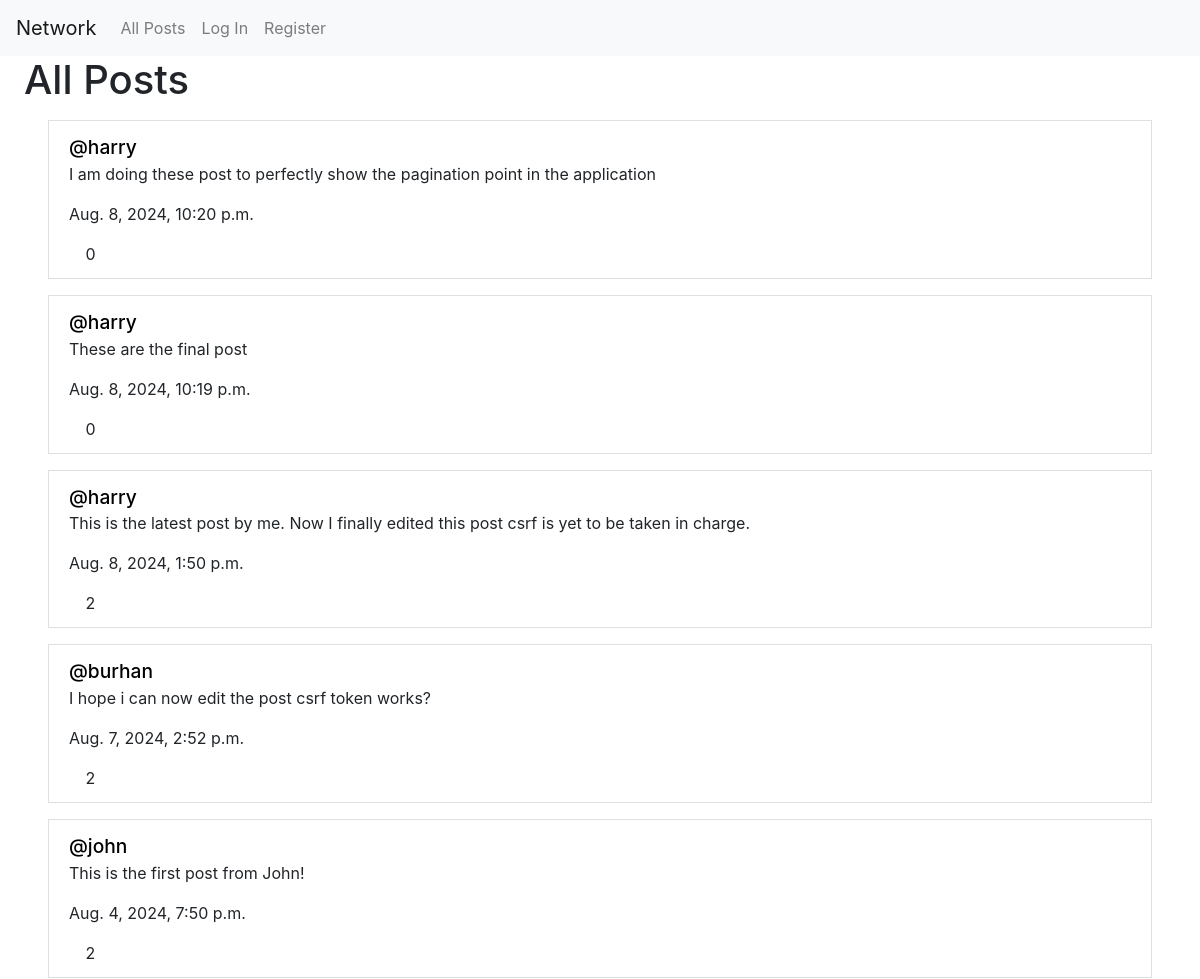
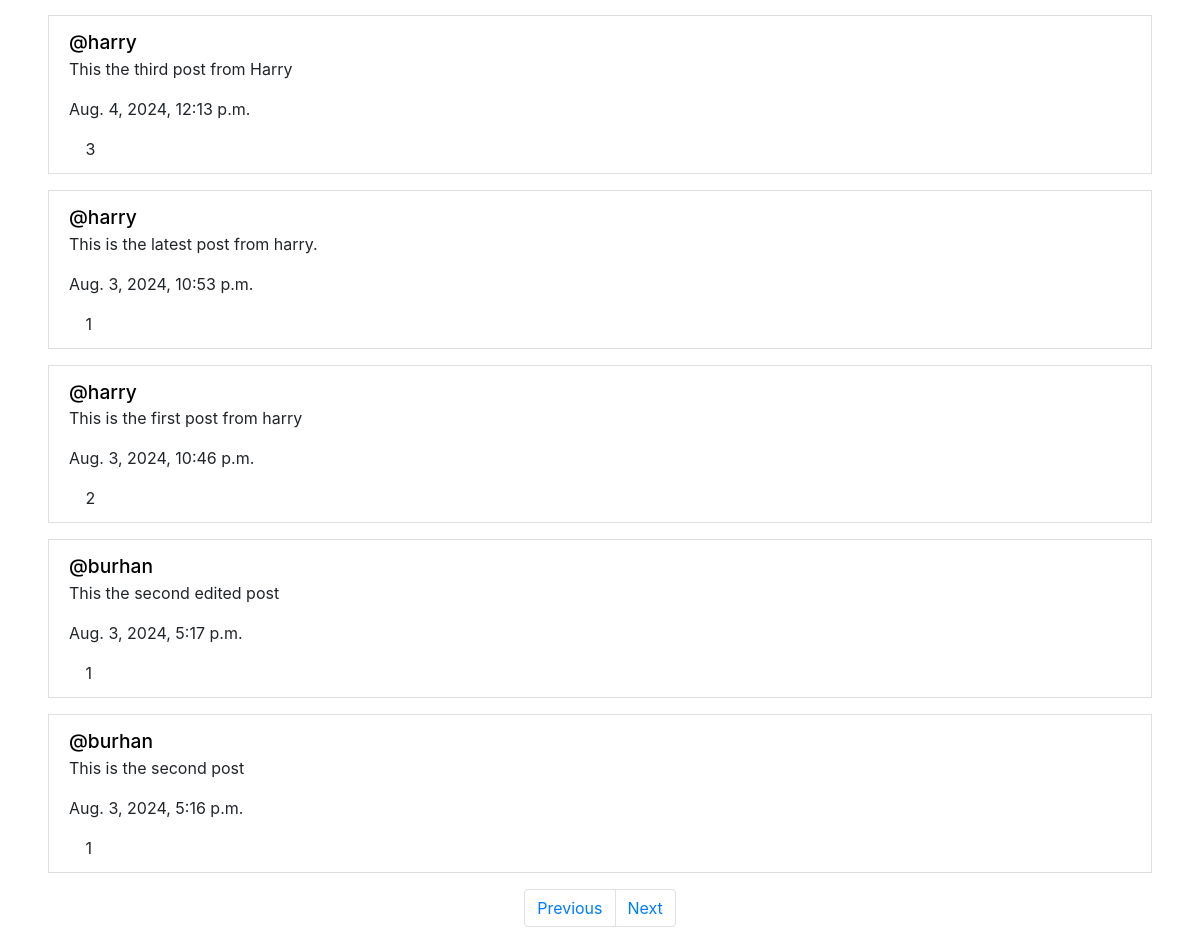
Screenshot of /?page=2 with the database file from the repository (2 pictures, top to bottom).
### network/models.py (models this page shows, shortened)
class New_post(models.Model):
    poster = models.ForeignKey(User, on_delete=models.CASCADE, blank=True, related_name="post_by_user")
    content = models.CharField(max_length=200)
    posted_at = models.DateTimeField(blank=True)
    likes = models.ManyToManyField(User, blank=True, related_name="likes_on_a_post", null=True)
    likes_count = models.IntegerField(default=0, blank=True)

class User(AbstractUser):
    pass

### network/views.py (the view)
# urls.py: path("", views.index, name="index"),
def index(request):
    posts  = New_post.objects.order_by('posted_at').reverse()
    paginator = Paginator(posts, 10)
    page_number = request.GET.get('page')
    page_obj = paginator.get_page(page_number)
    current_user = request.user
    return render(request, "network/index.html", {
        'posts': page_obj,
        })

### network/templates/network/index.html (shortened to what this page needs)
{% extends "network/layout.html" %}
{% load static %}
{% block body %}
    <div class="h-100 w-100 m-auto">
        <h1 class="px-4">All Posts</h1>
        <div id="all-posts">
            {% for post in posts %}
            <div class="list-group-item mx-5 my-3">
                <big>
                    {% if user.is_authenticated %}
                        <a
                            href="{% url 'users_profile' post.poster.id %}"
                            style="color: black; font-weight:500; text-decoration: none;"
                        >
                        @{{ post.poster }}
                        </a>
                    {% else %}
                        <a
                            href="{% url 'login' %}"
                            style="color: black; font-weight:500; text-decoration: none;"
                        >
                        @{{ post.poster }}
                        </a>
                    {% endif %}
                </big>
                <p id="content-{{ post.id }}">{{ post.content }}</p>
                <p>{{ post.posted_at }}</p>
                <button style="background-color: transparent; border:none;"  id="btn-{{ post.id }}" class="like-btn"></button>
                <span id="count-{{ post.id }}">{{ post.likes_count}}</span>
                <br/>
            </div>
            {% endfor %}
            <nav aria-label="Page navigation">
                <ul class="pagination justify-content-center">
                {% if posts.has_previous %}
                    <li class="page-item">
                        <a  class="page-link" href="?page={{ posts.previous_page_number }}">Previous</a>
                    </li>
                {% endif %}
                {% if posts.has_next %}
                    <li class="page-item">
                        <a class="page-link" href="?page={{ posts.next_page_number }}">Next</a>
                    </li>
                {% endif %}
                </ul>
              </nav>
        </div>
    </div>
{% endblock %}

### rows the page displays
New_post: poster "harry", content "I am doing these post to perfectly show the pagination point in the application", posted_at "Aug. 8, 2024, 10:20 p.m.", likes_count "0"
New_post: poster "harry", content "These are the final post", posted_at "Aug. 8, 2024, 10:19 p.m.", likes_count "0"
New_post: poster "harry", content "This is the latest post by me. Now I finally edited this post csrf is yet to be taken in charge.", posted_at "Aug. 8, 2024, 1:50 p.m.", likes_count "2"
New_post: poster "burhan", content "I hope i can now edit the post csrf token works?", posted_at "Aug. 7, 2024, 2:52 p.m.", likes_count "2"
New_post: poster "john", content "This is the first post from John!", posted_at "Aug. 4, 2024, 7:50 p.m.", likes_count "2"
New_post: poster "harry", content "This the third post from Harry", posted_at "Aug. 4, 2024, 12:13 p.m.", likes_count "3"
New_post: poster "harry", content "This is the latest post from harry.", posted_at "Aug. 3, 2024, 10:53 p.m.", likes_count "1"
New_post: poster "harry", content "This is the first post from harry", posted_at "Aug. 3, 2024, 10:46 p.m.", likes_count "2"
New_post: poster "burhan", content "This the second edited post", posted_at "Aug. 3, 2024, 5:17 p.m.", likes_count "1"
New_post: poster "burhan", content "This is the second post", posted_at "Aug. 3, 2024, 5:16 p.m.", likes_count "1"
